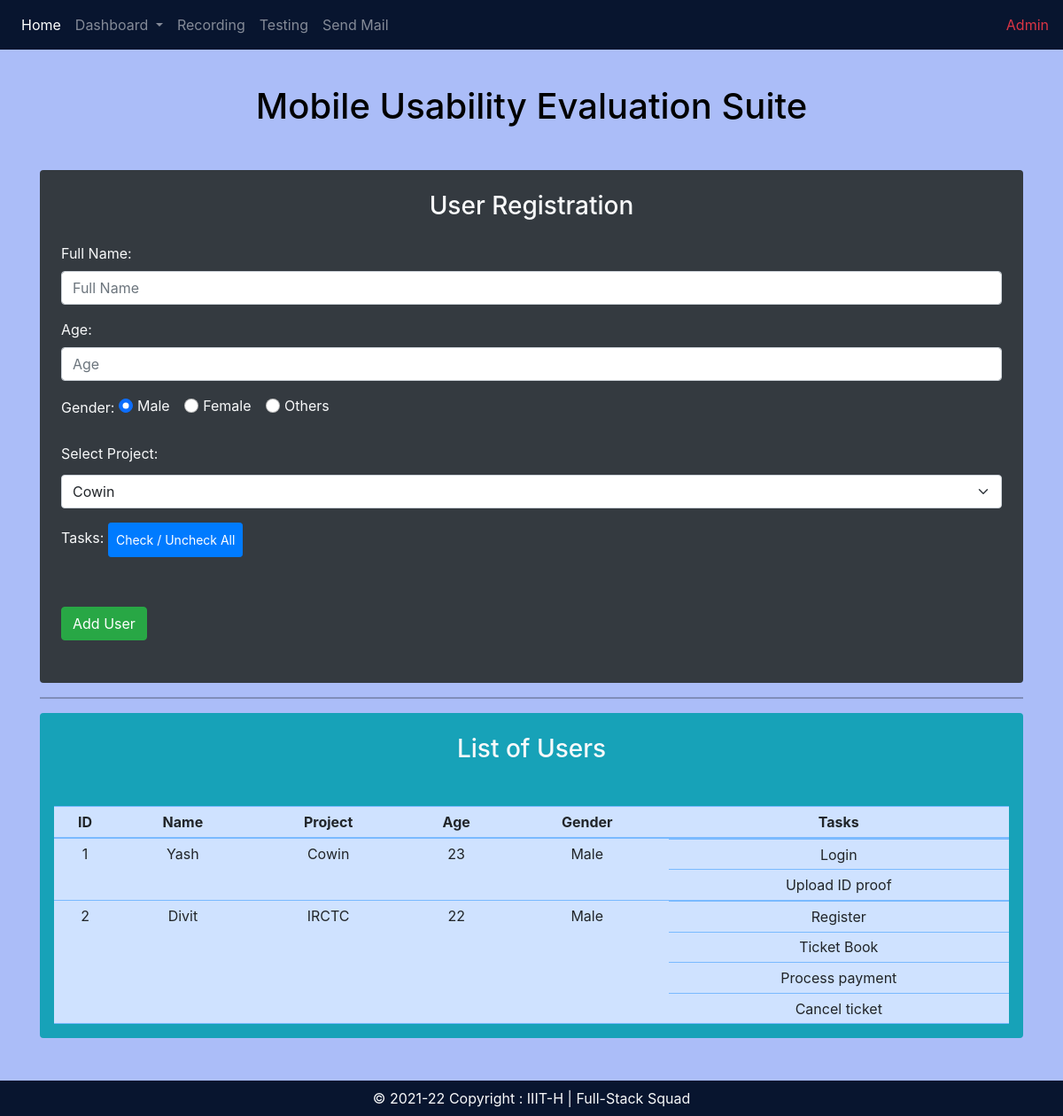
Page /user_register on the committed database.
### MUES/models.py (models this page shows, shortened)
class Users(models.Model):
    GENDER = [
        ('male', 'Male'),
        ('female', 'Female'),
        ('others', 'Others'),
    ]
    name = models.CharField(max_length=20)
    project = models.ForeignKey(Projects,on_delete=CASCADE)
    age = models.IntegerField()
    gender = models.CharField(max_length=6,choices=GENDER,default='male')
    tasks = models.ManyToManyField(Tasks)
    problems = models.TextField(blank=True)

class Projects(models.Model):
    name = models.CharField(max_length=20)
    description = models.TextField()
    tasks = models.ManyToManyField('Tasks')
    def __str__(self):
        return self.name

class Tasks(models.Model):
    project = models.ForeignKey(Projects,on_delete=CASCADE,related_name="pp")
    name = models.CharField(max_length=50)

### MUES/views.py (the view, shortened to what this page needs)
# urls.py: path("user_register", views.user_register, name='user'),
def user_register(request):
    tasks = Tasks.objects.values()
    projects = Projects.objects.values()
    users = Users.objects.all()
    data = {"tasks":tasks, "users":users, "projects":projects}
    if request.method == 'GET':
        return render(request,"MUES/user_register.html",data)

### MUES/templates/MUES/user_register.html (shortened to what this page needs)
{% extends 'MUES/base.html' %}
{% block body %}
<div class="container py-5" style="background-color: rgb(171, 189, 248);">
  <h1 class="text-center text-black m-5">Mobile Usability Evaluation Suite</h1>
  <div>
    <form id="userDetails" class="rounded p-4 bg-dark text-light" method="post" action="user_register"
      proj-names-url="{% url 'ajax_load_tasks' %}">
      <h3 class="text-center mb-4">User Registration</h3>
      <div class="form-group">
        <label for="name">Full Name: </label>
        <input type="text" class="form-control" name="username" placeholder="Full Name" aria-label="Full Name"
          id="name" />
      </div>
      <div class="form-group">
        <label for="age">Age: </label>
        <input type="number" class="form-control" name="userage" placeholder="Age" aria-label="Age" id="age" />
      </div>
      <div class="form-group">
        <label for="gender">Gender: </label>
        <div class="form-check form-check-inline">
          <input class="form-check-input" type="radio" name="gender" id="inlineRadio1" value="Male" checked />
          <label class="form-check-label" for="inlineRadio1">Male</label>
        </div>
        <div class="form-check form-check-inline">
          <input class="form-check-input" type="radio" name="gender" id="inlineRadio2" value="Female" />
          <label class="form-check-label" for="inlineRadio2">Female</label>
        </div>
        <div class="form-check form-check-inline">
          <input class="form-check-input" type="radio" name="gender" id="inlineRadio3" value="Others" />
          <label class="form-check-label" for="inlineRadio2">Others</label>
        </div>
      </div>
      <div>
        <label class="py-1" for="URL">Select Project:</label>
        <select name ="projid" id="proj_name" class="form-select" aria-label="select example">
          {% for proj in projects %}
          <option value="{{proj.id}}">{{proj.name}}</option>
          {% endfor %}
        </select>
      </div>
      <label for="tasks">Tasks: </label>
      <button id="checkBtn" class="btn btn-sm btn-primary my-3 p-2">Check / Uncheck All</button>
      <button id="s" type="submit" class="btn btn-success my-4">
        Add User
      </button>
    </form>
  </div>
  <hr width="100%" class="bg-black">
  <div class="mt-2 bg-info rounded p-3">
    <h3 class="text-center text-light mt-2">List of Users</h3>
    <table class="table text-center table-primary table-sm mt-5 mb-0">
      <thead>
        <tr>
          <th scope="col-1">ID</th>
          <th scope="col-3">Name</th>
          <th scope="col-1">Project</th>
          <th scope="col-1">Age</th>
          <th scope="col-3">Gender</th>
          <th scope="col-4">Tasks</th>
        </tr>
      </thead>
      <tbody id="data">
        {% for user in users %}
        <tr class="">
          <td rowspan="{{user.tasks.all|length|add:1}}" scope="col-1">{{user.id}}</td>
          <td rowspan="{{user.tasks.all|length|add:1}}" scope="col-3">{{user.name}}</td>
          <td rowspan="{{user.tasks.all|length|add:1}}" scope="col-3">{{user.project}}</td>
          <td rowspan="{{user.tasks.all|length|add:1}}" scope="col-1">{{user.age}}</td>
          <td rowspan="{{user.tasks.all|length|add:1}}" scope="col-2">{{user.gender}}</td>
          <td scope="col-5" class="p-0">
            {% for task in user.tasks.all %}
        <tr>
          <td>{{task.name}}</td>
        </tr>
        {% endfor %}
        </td>
        </tr>
        {% endfor %}
      </tbody>
    </table>
  </div>
</div>
{% endblock %}

### rows in the picture
Users: id "1", name "Yash", project "Cowin", age "23", gender "Male"
Tasks: name "Login"
Tasks: name "Upload ID proof"
Users: id "2", name "Divit", project "IRCTC", age "22", gender "Male"
Tasks: name "Register"
Tasks: name "Ticket Book"
Tasks: name "Process payment"
Tasks: name "Cancel ticket"

### other values in the picture
form field projid "Cowin"
